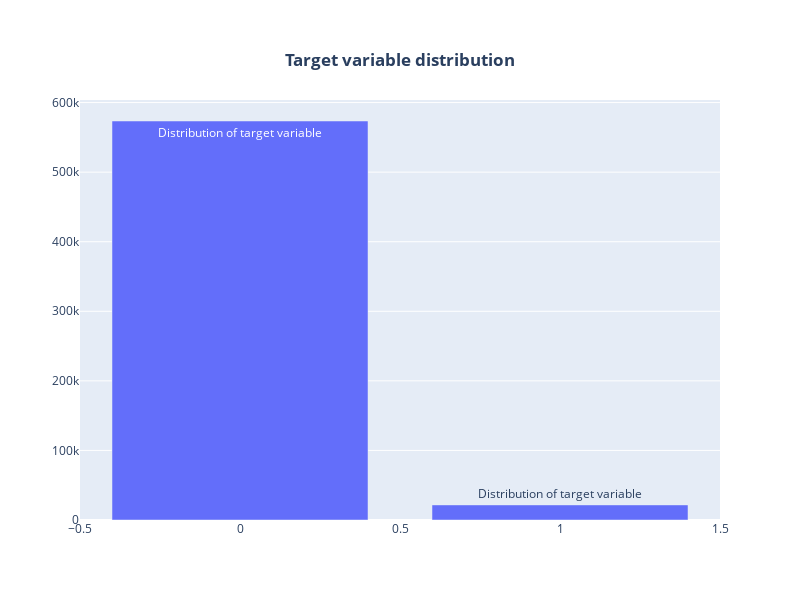

The notebook cell this image was saved under:
### Markdown cell above
### Target variable inspection
  
Another standard check normally conducted on the data is with regards to our target variable, where in this case, the column is conveniently titled "target". The target value also comes by the moniker of class/label/correct answer and is used in supervised learning models along with the corresponding data that is given (in our case all our train data except the id column) to learn the function that best maps the data to our target in the hope that this learned function can generalize and predict well with new unseen data.  
  
### DeepL 번역
데이터에 대해 일반적으로 수행되는 또 다른 표준 검사는 목표 변수와 관련된 것으로, 이 경우 열의 제목은 "목표"로 지정됩니다. 목표 값은 클래스/라벨/정답이라는 이름으로도 불리며, 지도 학습 모델에서 주어진 해당 데이터(이 경우 ID 열을 제외한 모든 훈련 데이터)와 함께 데이터를 목표에 가장 잘 매핑하는 함수를 학습하는 데 사용되며, 이렇게 학습된 함수가 보이지 않는 새로운 데이터로 일반화 및 예측을 잘 수행할 수 있기를 기대합니다.

### Code cell
data = [go.Bar(
    x = train['target'].value_counts().index.values,
    y = train['target'].value_counts().values,
    text = 'Distribution of target variable'
)]
# (참고)Python Figure Reference: layout: https://plotly.com/python/reference/layout/
layout = go.Layout(title='<b>Target variable distribution</b>', width=800,height=600, )
fig = go.Figure(data=data, layout=layout)
# layout을 미리 줄 수도 있고 fig에서 update도 가능
fig.update_layout(title_x = 0.5,
                 title_y = 0.9,
                 title_xanchor = "center",
                 title_yanchor = "middle")
py.iplot(fig, filename='basic-bar')

### Figure 1 — Plotly figure (JSON) as saved in the notebook; plotly's stock layout.template omitted (floating-point values rounded to 4 significant figures)
{"data": [{"text": "Distribution of target variable", "type": "bar", "x": [0, 1], "y": [573518, 21694]}], "layout": {"height": 600, "title": {"text": "<b>Target variable distribution</b>", "x": 0.5, "xanchor": "center", "y": 0.9, "yanchor": "middle"}, "width": 800}}
